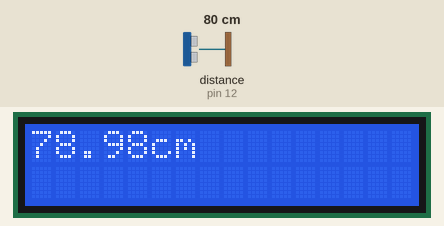
A sketch run on a simulated Arduino Uno, built with avr-gcc and run on an emulated ATmega328P. Shown: 16×2 character LCD. Wiring (inferred from the names in the program): ultrasonic range finder: trigger pin 13; echo pin 12. The test bench sets the inputs (shaded band); at power-on: distance to the obstacle (sensor on pin 12) 80 cm. The echo pulse lasts 58.3 µs per cm; what the sketch prints to the serial monitor is not drawn.

Above: at 1.2 s.
1.3 s: distance to the obstacle (sensor on pin 12) set to 2 cm
At 2.5 s:
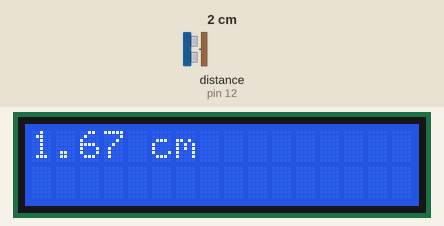
3.6 s: distance to the obstacle (sensor on pin 12) set to 4 cm
At 4.8 s:
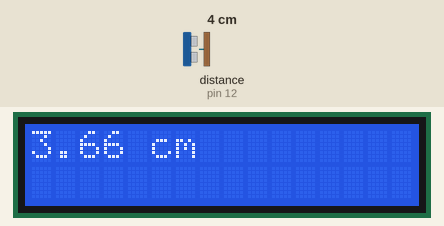
5.1 s: distance to the obstacle (sensor on pin 12) set to 9 cm
At 6.2 s:
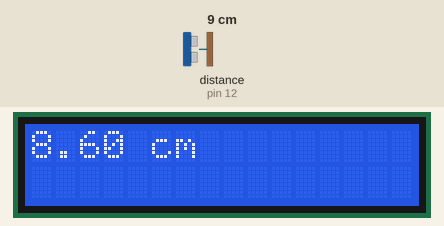
9.8 s: distance to the obstacle (sensor on pin 12) set to 60 cm
At 10.1 s:
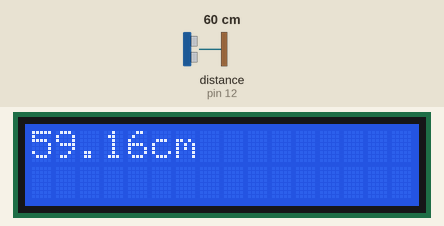
Timing chart, 0 to 12.8 s (numbered marks = the images above; inputs shaded):
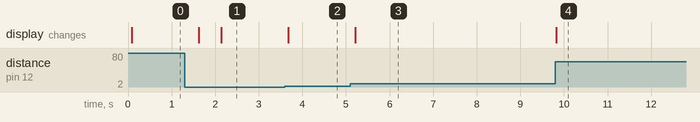

Measured:
- after the input at 1.3 s, the display: first changes after 0.33 s (image 1 shows a later state)
- after the input at 3.6 s, the display: changes after 0.07 s (image 2)
- after the input at 5.1 s, the display: changes after 0.11 s (image 3)
- after the input at 9.8 s, the display: changes at once (image 4)

The sketch:

lcd_v_ultrasonic.ino
```cpp
const int trigPin = 13;
const int echoPin = 12;

#include <Wire.h>
#include <LiquidCrystal_I2C.h>
LiquidCrystal_I2C lcd(0x20,16,2);

float duration, distance;


void setup()
{
  pinMode(trigPin, OUTPUT);
  pinMode(echoPin, INPUT);
  Serial.begin(9600);
  lcd.init();
  lcd.backlight();

}
void loop()
{
    digitalWrite(trigPin, LOW);
    delayMicroseconds(2);
    digitalWrite(trigPin, HIGH);
    delayMicroseconds(10);
    digitalWrite(trigPin, LOW);

    duration = pulseIn(echoPin, HIGH);
    distance = duration*0.034/2;
    lcd.clear();

    lcd.setCursor(0,0);
    lcd.print(distance);
    lcd.setCursor(5,0);
    lcd.print("cm");


    delay(500);


    Serial.println(distance);
}
```
